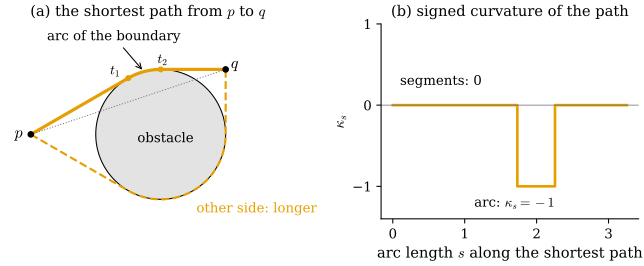

This chart was generated by the following Python code:
"""Figure 44.1.2: the shortest path in the plane around a disk-shaped obstacle (Section 44.1, Example 44.1.4).

Domain: the plane minus the open unit disk. p = (-2, 0), q = (1, 1). The shortest path from p to q (solid orange)
consists of the tangent segment from p to t1 = (cos 2pi/3, sin 2pi/3) (length sqrt 3), the arc of the unit circle from
t1 to t2 = (0, 1) (central angle pi/6), and the tangent segment from t2 to q (length 1): total sqrt 3 + pi/6 + 1.
The curve of the same kind around the other side (dashed orange; tangent points at angles 4 pi/3 and 0, arc 2 pi/3)
is longer: sqrt 3 + 2 pi/3 + 1.
(b) signed curvature kappa_s (counterclockwise positive, GUIDELINES 6.2) of the shortest path against arc length s.
Self-checks: the segment pq meets the open disk; the tangent points satisfy <t - p, t> = 0; the lengths; the polygon
p - m - q through the intersection m of the two tangent lines (Exercise 44.1.4(a)) avoids the disk and is longer.

Run from the project root: PYTHONPATH=tools python3 chapters/44-discrete-geodesics/figures/fig-44-1-2-obstacle.py
"""

import dgfig

dgfig.setup()
import matplotlib.pyplot as plt  # noqa: E402
import numpy as np  # noqa: E402

col = dgfig.COLORS
p, q = np.array([-2.0, 0.0]), np.array([1.0, 1.0])
dpq = q - p
foot = p + (-(p @ dpq) / (dpq @ dpq)) * dpq
assert 0 < -(p @ dpq) / (dpq @ dpq) < 1 and np.linalg.norm(foot) < 1          # the segment pq is blocked
a1, a2 = 2 * np.pi / 3, np.pi / 2                                           # upper tangent points t1, t2
b1, b2 = 4 * np.pi / 3, 2 * np.pi                                           # lower tangent points
t1, t2 = np.array([np.cos(a1), np.sin(a1)]), np.array([np.cos(a2), np.sin(a2)])
s1, s2 = np.array([np.cos(b1), np.sin(b1)]), np.array([np.cos(b2), np.sin(b2)])
for T_, P_ in ((t1, p), (t2, q), (s1, p), (s2, q)):
    assert abs((T_ - P_) @ T_) < 1e-12
seg1, seg2 = np.linalg.norm(t1 - p), np.linalg.norm(t2 - q)
assert abs(seg1 - np.sqrt(3)) < 1e-12 and abs(seg2 - 1) < 1e-12
total = seg1 + (a1 - a2) + seg2
lower = np.linalg.norm(s1 - p) + (b2 - b1) + np.linalg.norm(s2 - q)
assert abs(total - (np.sqrt(3) + np.pi / 6 + 1)) < 1e-12 and lower > total
# Exercise 44.1.4(a): m = intersection of the tangent lines at t1 and t2; p - m - q avoids the open disk, is longer
m = np.array([np.sqrt(3) - 2, 1.0])
assert abs(m @ t1 - 1) < 1e-12 and abs(m @ t2 - 1) < 1e-12
for A_, B_ in ((p, m), (m, q)):
    d_ = B_ - A_
    tt_ = np.clip(-(A_ @ d_) / (d_ @ d_), 0, 1)
    assert np.linalg.norm(A_ + tt_ * d_) >= 1 - 1e-12
poly = np.linalg.norm(m - p) + np.linalg.norm(q - m)
assert abs(poly - (5 - np.sqrt(3))) < 1e-12 and poly > total
print(f"shortest length sqrt(3) + pi/6 + 1 = {total:.4f}, other side {lower:.4f}, polygon p-m-q {poly:.4f}")

fig, (axa, axb) = plt.subplots(1, 2, figsize=(7.0, 2.9), gridspec_kw={"width_ratios": [1.25, 1.0]})
tt = np.linspace(0, 2 * np.pi, 300)
axa.fill(np.cos(tt), np.sin(tt), color=col["surface"], alpha=0.6, lw=0)
axa.plot(np.cos(tt), np.sin(tt), color=col["main"], lw=0.8)
arc = np.linspace(a1, a2, 60)
up = np.vstack([p, np.stack([np.cos(arc), np.sin(arc)], 1), q])
axa.plot(up[:, 0], up[:, 1], color=col["accent"], lw=2.4)
arc2 = np.linspace(b1, b2, 120)
low = np.vstack([p, np.stack([np.cos(arc2), np.sin(arc2)], 1), q])
axa.plot(low[:, 0], low[:, 1], color=col["accent"], lw=1.6, ls="--")
axa.plot([p[0], q[0]], [p[1], q[1]], color=col["aux"], lw=0.8, ls=":")
for P_, lab, off in ((p, r"$p$", (-0.25, -0.05)), (q, r"$q$", (0.08, 0.02))):
    axa.plot(*P_, "o", color=col["main"], ms=4)
    axa.text(P_[0] + off[0], P_[1] + off[1], lab, fontsize=12)
for T_, lab, off in ((t1, r"$t_1$", (-0.28, 0.06)), (t2, r"$t_2$", (-0.05, 0.1))):
    axa.plot(*T_, "o", color=col["accent"], ms=3.5)
    axa.text(T_[0] + off[0], T_[1] + off[1], lab, fontsize=10)
axa.text(-0.36, -0.12, "obstacle", fontsize=10)
mid = np.array([np.cos((a1 + a2) / 2), np.sin((a1 + a2) / 2)])
axa.annotate("arc of the boundary", xy=tuple(mid), xytext=(-1.75, 1.45), fontsize=10,
             arrowprops=dict(arrowstyle="->", color=col["main"], lw=0.8))
axa.text(0.55, -1.2, "other side: longer", fontsize=10, color=col["accent"])
axa.set_aspect("equal")
axa.set_xlim(-2.4, 2.0)
axa.set_ylim(-1.3, 1.7)
axa.set_axis_off()
axa.set_title("(a) the shortest path from $p$ to $q$", fontsize=11)

s = np.array([0, seg1, seg1, seg1 + (a1 - a2), seg1 + (a1 - a2), total])
k = np.array([0, 0, -1, -1, 0, 0])
axb.plot(s, k, color=col["accent"], lw=2.0)
axb.axhline(0, color=col["aux"], lw=0.6)
axb.set_xlabel("arc length $s$ along the shortest path")
axb.set_ylabel(r"$\kappa_s$")
axb.set_yticks([-1, 0, 1])
axb.set_ylim(-1.4, 1.0)
axb.text(seg1 - 0.6, -1.25, r"arc: $\kappa_s = -1$", fontsize=10)
axb.text(0.1, 0.25, "segments: 0", fontsize=10)
axb.spines[["top", "right"]].set_visible(False)
axb.set_title(r"(b) signed curvature of the path", fontsize=11)
fig.subplots_adjust(left=0.01, right=0.98, top=0.88, bottom=0.18, wspace=0.25)
dgfig.save(fig, __file__)
